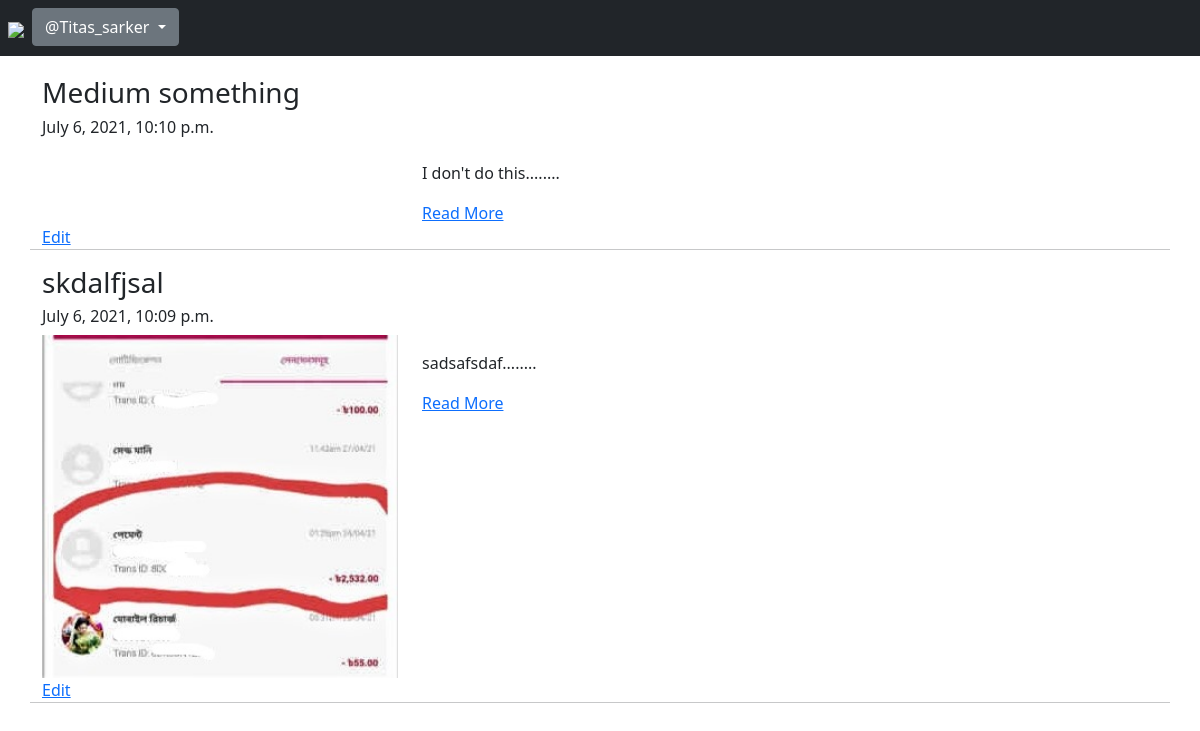
Screenshot of /blog/my-blogs/ (signed in) with the database file from the repository.
### App_Blog/models.py (models this page shows, shortened)
class Blog(models.Model):
    author = models.ForeignKey(User,on_delete=models.CASCADE,related_name='post_author')
    blog_title = models.CharField(max_length=264, verbose_name="Put a Title")
    slug = models.SlugField(max_length=264, unique=True)
    blog_content = models.TextField(max_length=2000,verbose_name="What is on your mind?")
    blog_image = models.ImageField(upload_to="blog_images",verbose_name="Image")
    publish_date = models.DateTimeField(auto_now_add=True)
    update_date = models.DateTimeField(auto_now=True)
    class Meta:
        ordering = ["-publish_date"]

### App_Blog/views.py (the view)
# urls.py: path('my-blogs/', views.MyBlogs.as_view(), name="my_blogs"),
class MyBlogs(LoginRequiredMixin,TemplateView):
    template_name = "App_Blog/my_blogs.html"

### App_Blog/templatetags/custom_filters.py (called while the page is built)
def range_filter(value):
    return value[0:500] + "........"

### templates/App_Blog/my_blogs.html (shortened to what this page needs)
{% extends 'base.html' %}
{% load custom_filters %}
 {% block body_block %}
{% for blog in user.post_author.all %}
<h3>{{blog.blog_title}}</h3>
<h6>{{blog.publish_date}}</h6>
<div class="row">
  <div class="col-sm-4">
    <img src="/media/{{blog.blog_image}}" width="100%" alt="" />
  </div>
  <div class="col-sm-8">
    <p>{{blog.blog_content|range_filter|linebreaks}}</p>
    <a href="{% url 'App_Blog:blog_details' slug=blog.slug %}">Read More</a>
  </div>
  <a href=" {% url 'App_Blog:edit_blog' pk=blog.pk %} ">Edit</a>
  <hr>
</div>
{% endfor %} {% endblock body_block %}

### templates/base.html (shortened to what this page needs)
<!DOCTYPE html>
<html lang="en">
  <head>
    <link
      href="https://cdn.jsdelivr.net/npm/bootstrap@5.0.2/dist/css/bootstrap.min.css"
      rel="stylesheet"
    />
    <link rel="stylesheet" href="https://cdnjs.cloudflare.com/ajax/libs/font-awesome/5.15.3/css/all.min.css" />
  </head>
  <body>
    <nav class="navbar navbar-expand-sm bg-dark navbar-dark">
      <ul class="navbar-nav">
        <li class="nav-item">
          <a class="nav-link active" href=" {% url 'index' %} "><img src="/media/logo.png" width="50px"></a>
        </li>
        {% if user.is_authenticated %}
        <div class="dropdown">
          <a
            class="btn btn-secondary dropdown-toggle"
            href="#"
            role="button"
            id="dropdownMenuLink"
            data-bs-toggle="dropdown"
            aria-expanded="false"
          >
            @{{user.username}}
          </a>
        </div>
        {% endif %}
      </ul>
    </nav>
    <div class="container" style="padding-top: 20px">
      {% block body_block %} {% endblock body_block %}
    </div>
  </body>
</html>

### rows the page displays
Blog: blog_title "Medium something", publish_date "July 6, 2021, 10:10 p.m.", blog_content|range_filter "I don't do this........"
Blog: blog_title "skdalfjsal", publish_date "July 6, 2021, 10:09 p.m.", blog_image (picture), blog_content|range_filter "sadsafsdaf........"

### other values shown
{{ user.username }} "Titas_sarker"
